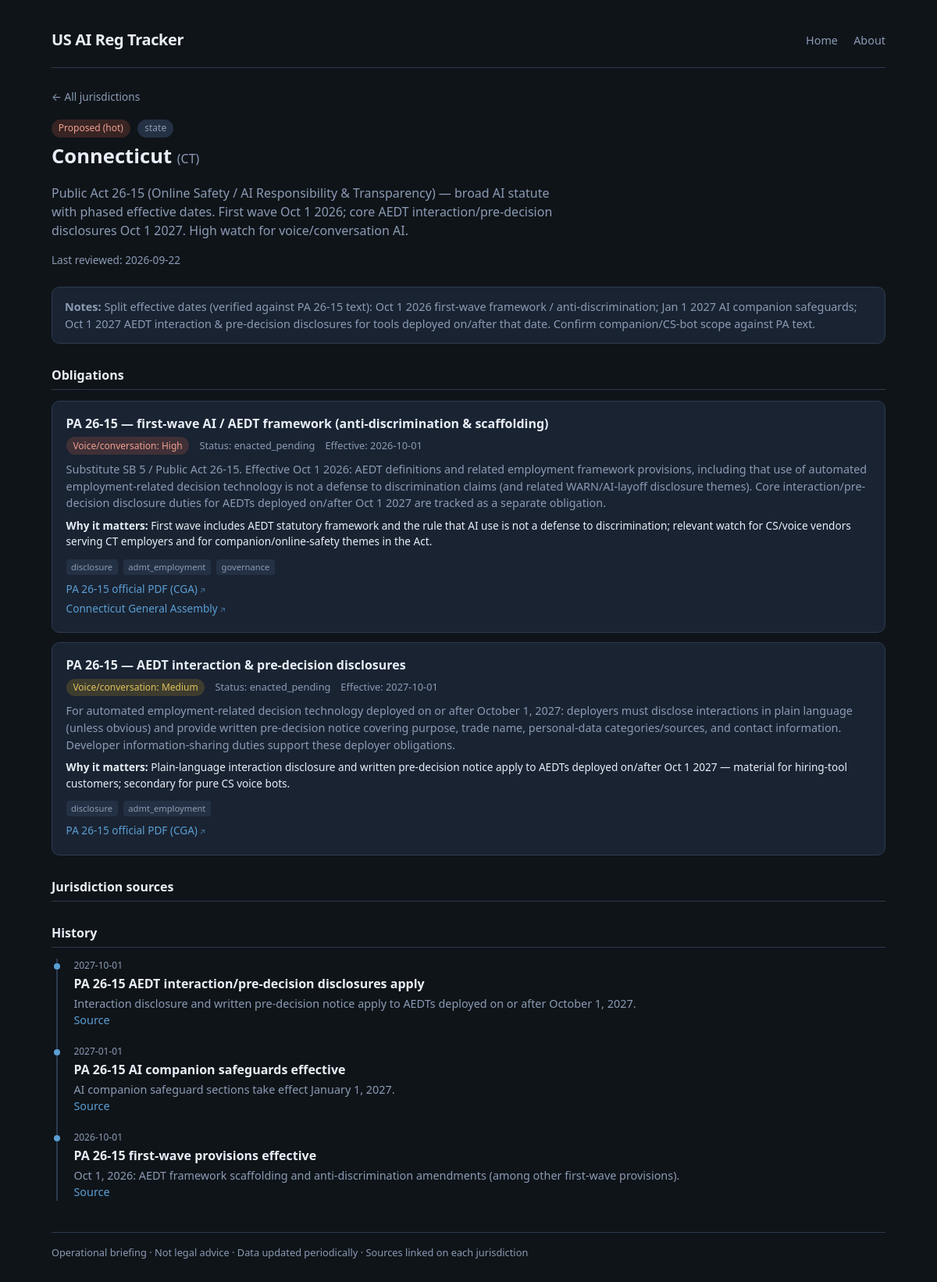
Screenshot of /j/CT with the database file from the repository.
### tables this page shows
CREATE TABLE jurisdictions (
    id INTEGER PRIMARY KEY AUTOINCREMENT,
    code TEXT NOT NULL UNIQUE,
    name TEXT NOT NULL,
    kind TEXT NOT NULL CHECK (kind IN ('federal', 'state', 'local')),
    status_color TEXT NOT NULL DEFAULT 'quiet',
    status_label TEXT NOT NULL DEFAULT 'quiet',
    summary TEXT NOT NULL DEFAULT '',
    last_reviewed TEXT,
    notes TEXT DEFAULT ''
);

CREATE TABLE obligations (
    id INTEGER PRIMARY KEY AUTOINCREMENT,
    jurisdiction_id INTEGER NOT NULL REFERENCES jurisdictions(id) ON DELETE CASCADE,
    title TEXT NOT NULL,
    status TEXT NOT NULL DEFAULT 'proposed',
    effective_date TEXT,
    themes TEXT NOT NULL DEFAULT '[]',
    voice_cs_relevance TEXT NOT NULL DEFAULT 'none',
    voice_cs_why TEXT DEFAULT '',
    summary TEXT NOT NULL DEFAULT ''
);

CREATE TABLE sources (
    id INTEGER PRIMARY KEY AUTOINCREMENT,
    jurisdiction_id INTEGER REFERENCES jurisdictions(id) ON DELETE CASCADE,
    obligation_id INTEGER REFERENCES obligations(id) ON DELETE CASCADE,
    label TEXT NOT NULL,
    url TEXT NOT NULL,
    CHECK (jurisdiction_id IS NOT NULL OR obligation_id IS NOT NULL)
);

CREATE TABLE history_events (
    id INTEGER PRIMARY KEY AUTOINCREMENT,
    jurisdiction_id INTEGER NOT NULL REFERENCES jurisdictions(id) ON DELETE CASCADE,
    event_date TEXT NOT NULL,
    title TEXT NOT NULL,
    detail TEXT DEFAULT '',
    source_url TEXT,
    event_kind TEXT NOT NULL DEFAULT 'milestone',
    created_at TEXT NOT NULL DEFAULT (datetime('now'))
);

### app/main.py (the view)
@app.get("/j/{code}", response_class=HTMLResponse)
def jurisdiction_page(request: Request, code: str):
    detail = db.jurisdiction_detail(code)
    if not detail:
        raise HTTPException(status_code=404, detail=f"Jurisdiction {code} not found")
    j = _enrich_jurisdiction(detail["jurisdiction"])
    obligations = []
    for obl in detail["obligations"]:
        o = dict(obl)
        rel = o.get("voice_cs_relevance") or "none"
        o["rel_display"] = RELEVANCE_META.get(rel, RELEVANCE_META["none"])["label"]
        o["rel_css"] = RELEVANCE_META.get(rel, RELEVANCE_META["none"])["css"]
        obligations.append(o)
    return templates.TemplateResponse(
        "jurisdiction.html",
        {
            "request": request,
            "j": j,
            "obligations": obligations,
            "sources": detail["sources"],
            "history": detail["history"],
            "status_meta": STATUS_META,
        },
    )

### app/templates/jurisdiction.html (shortened to what this page needs)
{% extends "base.html" %}
{% block content %}
<a class="back" href="/">← All jurisdictions</a>
<div class="j-header">
  <span class="pill {{ j.status_css }}">{{ j.status_display }}</span>
  <span class="pill" style="margin-left:0.35rem;">{{ j.kind }}</span>
  <h1>{{ j.name }} <span style="color:var(--muted); font-weight:400; font-size:1rem;">({{ j.code }})</span></h1>
  <p class="summary">{{ j.summary }}</p>
  <p class="meta-line" style="margin-top:0.75rem;">Last reviewed: {{ j.last_reviewed or '—' }}</p>
</div>
{% if j.notes %}
<div class="notes"><strong>Notes:</strong> {{ j.notes }}</div>
{% endif %}
<h3 class="block-title">Obligations</h3>
{% if obligations %}
  {% for o in obligations %}
  <div class="obl">
    <h4>{{ o.title }}</h4>
    <div class="meta">
      <span class="pill {{ o.rel_css }}">Voice/conversation: {{ o.rel_display }}</span>
      <span>Status: {{ o.status }}</span>
      {% if o.effective_date %}<span>Effective: {{ o.effective_date }}</span>{% endif %}
    </div>
    <p>{{ o.summary }}</p>
    {% if o.voice_cs_why %}
    <p class="why"><strong>Why it matters:</strong> {{ o.voice_cs_why }}</p>
    {% endif %}
    {% if o.themes %}
    <div class="themes">
      {% for t in o.themes %}
      <span class="theme-tag">{{ t }}</span>
      {% endfor %}
    </div>
    {% endif %}
    {% if o.sources %}
    <ul class="sources">
      {% for s in o.sources %}
      <li><a href="{{ s.url }}" target="_blank" rel="noopener noreferrer">{{ s.label }}</a></li>
      {% endfor %}
    </ul>
    {% endif %}
  </div>
  {% endfor %}
{% else %}
<p class="empty">No specific obligations tracked yet for this jurisdiction.</p>
{% endif %}
{% if sources %}
<h3 class="block-title">Jurisdiction sources</h3>
{% endif %}
<h3 class="block-title">History</h3>
{% if history %}
<ul class="timeline">
  {% for h in history %}
  <li>
    <div class="date">{{ h.event_date }}</div>
    <div class="title">{{ h.title }}</div>
    {% if h.detail %}<div class="detail">{{ h.detail }}</div>{% endif %}
    {% if h.source_url %}
    <div class="detail"><a href="{{ h.source_url }}" target="_blank" rel="noopener noreferrer">Source</a></div>
    {% endif %}
  </li>
  {% endfor %}
</ul>
{% else %}
<p class="empty">No history events yet.</p>
{% endif %}
{% endblock %}

### app/static/style.css (style rules this page uses)
:root { --bg: #0f1419; --surface: #1a2332; --surface2: #243044; --border: #2d3a4f; --text: #e8eef7; --muted: #8b9bb4; --accent: #5b9fd4; --accent-soft: rgba(91, 159, 212, 0.15); --in-force: #3d9a6a; --pending: #c9a227; --hot: #d4654a; --quiet: #5a6a7e; --watch: #7b8fd4; --rel-high: #d4654a; --rel-medium: #c9a227; --rel-low: #5b9fd4; --rel-none: #5a6a7e; --radius: 10px; --font: "Segoe UI", system-ui, -apple-system, sans-serif; }
* { box-sizing: border-box; }
body { margin: 0; font-family: var(--font); background: var(--bg); color: var(--text); line-height: 1.5; min-height: 100vh; }
a { color: var(--accent); text-decoration: none; }
.meta-line { color: var(--muted); font-size: 0.85rem; margin-bottom: 1.25rem; }
.pill { display: inline-block; padding: 0.15rem 0.55rem; border-radius: 999px; font-size: 0.75rem; font-weight: 500; background: var(--surface2); color: var(--muted); }
.pill.status-hot { background: rgba(212,101,74,0.2); color: #f0a090; }
.pill.rel-high { background: rgba(212,101,74,0.2); color: #f0a090; }
.pill.rel-medium { background: rgba(201,162,39,0.2); color: #e0c35a; }
.back { font-size: 0.85rem; color: var(--muted); margin-bottom: 1rem; display: inline-block; }
.j-header { margin-bottom: 1.5rem; }
.j-header h1 { margin: 0.3rem 0 0.5rem; font-size: 1.6rem; }
.j-header .summary { color: var(--muted); max-width: 42rem; }
.notes { background: var(--surface); border: 1px solid var(--border); border-radius: var(--radius); padding: 0.85rem 1rem; margin: 1rem 0 1.5rem; font-size: 0.9rem; color: var(--muted); }
h3.block-title { font-size: 1rem; margin: 1.75rem 0 0.85rem; padding-bottom: 0.4rem; border-bottom: 1px solid var(--border); }
.obl { background: var(--surface); border: 1px solid var(--border); border-radius: var(--radius); padding: 1rem 1.1rem; margin-bottom: 0.75rem; }
.obl h4 { margin: 0 0 0.35rem; font-size: 1rem; }
.obl .meta { font-size: 0.8rem; color: var(--muted); margin-bottom: 0.5rem; }
.obl .meta span { margin-right: 0.6rem; }
.obl p { margin: 0.35rem 0; font-size: 0.9rem; color: var(--muted); }
.obl .why { font-size: 0.85rem; color: var(--text); margin-top: 0.5rem; }
.themes { margin-top: 0.5rem; }
.theme-tag { display: inline-block; font-size: 0.7rem; padding: 0.1rem 0.4rem; margin: 0.15rem 0.2rem 0 0; border-radius: 4px; background: var(--surface2); color: var(--muted); }
.sources { list-style: none; padding: 0; margin: 0.5rem 0 0; }
.sources li { margin: 0.25rem 0; font-size: 0.85rem; }
.sources a::after { content: " ↗"; font-size: 0.75em; opacity: 0.7; }
.timeline { list-style: none; padding: 0; margin: 0; }
.timeline li { position: relative; padding: 0 0 1.25rem 1.25rem; border-left: 2px solid var(--border); margin-left: 0.4rem; }
.timeline li::before { content: ""; position: absolute; left: -5px; top: 0.35rem; width: 8px; height: 8px; border-radius: 50%; background: var(--accent); }
.timeline li:last-child { padding-bottom: 0; }
.timeline .date { font-size: 0.75rem; color: var(--muted); }
.timeline .title { font-weight: 600; margin: 0.15rem 0; }
.timeline .detail { font-size: 0.9rem; color: var(--muted); }

### rows the page displays
jurisdictions: kind "state", name "Connecticut", code "CT", summary "Public Act 26-15 (Online Safety / AI Responsibility & Transparency) — broad AI statute with phased effective dates. First wave Oct 1 2026; core AEDT interaction/pre-decision disclosures Oct 1 2027. High watch for voice/conversation AI.", last_reviewed "2026-09-22", notes "Split effective dates (verified against PA 26-15 text): Oct 1 2026 first-wave framework / anti-discrimination; Jan 1 2027 AI companion safeguards; Oct 1 2027 AEDT interaction & pre-decision disclosures for tools deployed on/after that date. Confirm companion/CS-bot scope against PA text."
obligations: title "PA 26-15 — first-wave AI / AEDT framework (anti-discrimination & scaffolding)", rel_display "High", status "enacted_pending", effective_date "2026-10-01", summary "Substitute SB 5 / Public Act 26-15. Effective Oct 1 2026: AEDT definitions and related employment framework provisions, including that use of automated employment-related decision technology is not a defense to discrimination claims (and related WARN/AI-layoff disclosure themes). Core interaction/pre-decision disclosure duties for AEDTs deployed on/after Oct 1 2027 are tracked as a separate obligation.", voice_cs_why "First wave includes AEDT statutory framework and the rule that AI use is not a defense to discrimination; relevant watch for CS/voice vendors serving CT employers and for companion/online-safety themes in the Act.", themes "disclosure" "admt_employment" "governance"
sources: label "PA 26-15 official PDF (CGA)"
sources: label "Connecticut General Assembly"
obligations: title "PA 26-15 — AEDT interaction & pre-decision disclosures", rel_display "Medium", status "enacted_pending", effective_date "2027-10-01", summary "For automated employment-related decision technology deployed on or after October 1, 2027: deployers must disclose interactions in plain language (unless obvious) and provide written pre-decision notice covering purpose, trade name, personal-data categories/sources, and contact information. Developer information-sharing duties support these deployer obligations.", voice_cs_why "Plain-language interaction disclosure and written pre-decision notice apply to AEDTs deployed on/after Oct 1 2027 — material for hiring-tool customers; secondary for pure CS voice bots.", themes "disclosure" "admt_employment"
sources: label "PA 26-15 official PDF (CGA)"
history_events: event_date "2027-10-01", title "PA 26-15 AEDT interaction/pre-decision disclosures apply", detail "Interaction disclosure and written pre-decision notice apply to AEDTs deployed on or after October 1, 2027."
history_events: event_date "2027-01-01", title "PA 26-15 AI companion safeguards effective", detail "AI companion safeguard sections take effect January 1, 2027."
history_events: event_date "2026-10-01", title "PA 26-15 first-wave provisions effective", detail "Oct 1, 2026: AEDT framework scaffolding and anti-discrimination amendments (among other first-wave provisions)."

### other values shown
{{ j.status_display }} "Proposed (hot)"
